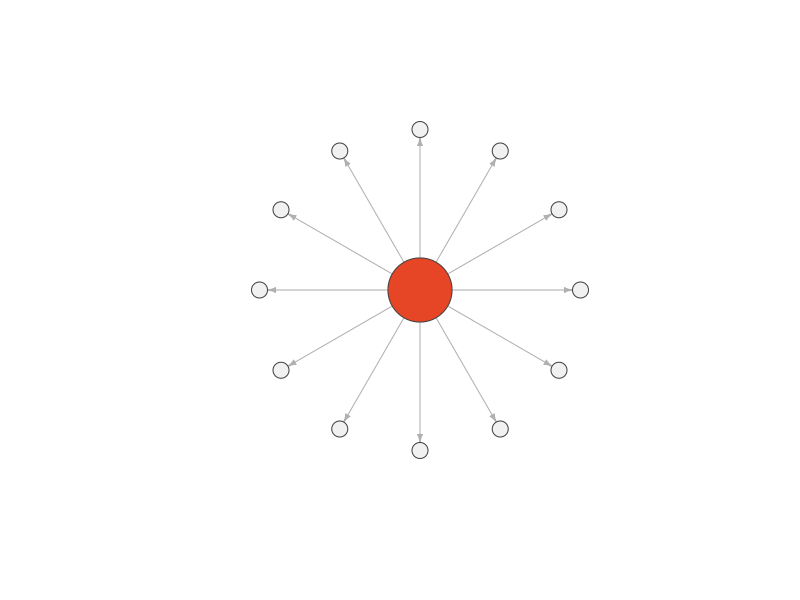
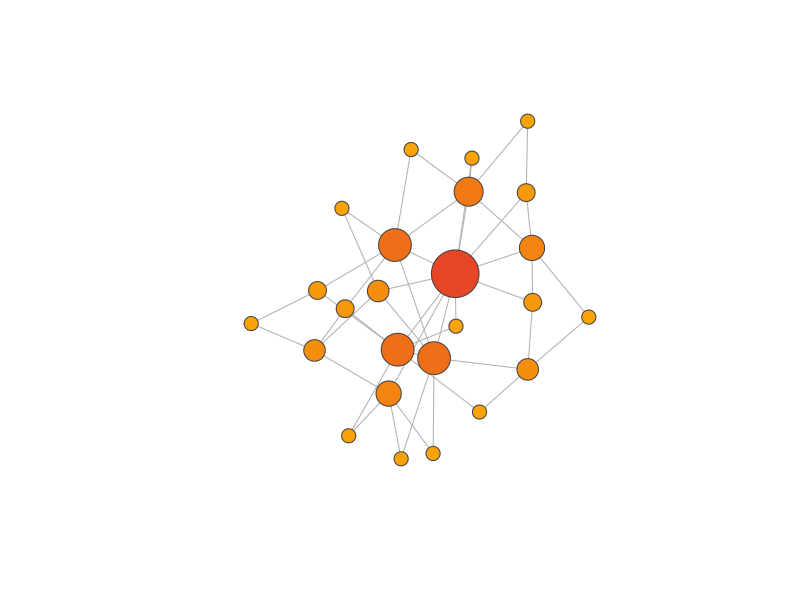

The R source for these figures, in order:
## ---- chunk 1
#| label: fig-broadcast-gatekeeping
#| fig-cap: "Broadcast gatekeeping: one newsroom, many passive recipients"
#| fig-width: 5
#| fig-height: 5
library(igraph)
set.seed(42)
g_broadcast <- make_star(13, mode = "out")
plot(g_broadcast,
     layout = layout_as_star(g_broadcast),
     vertex.size = c(40, rep(10, 12)),
     vertex.color = c("#e64626", rep("#F1F1F1", 12)),
     vertex.label = NA,
     vertex.frame.color = "#424242",
     edge.arrow.size = 0.4,
     edge.color = "#B0B0B0")
## ---- chunk 2
#| label: fig-networked-gatekeeping
#| fig-cap: "Networked gatekeeping: many actors, unequal degrees of power"
#| fig-width: 5
#| fig-height: 5
set.seed(7)
g_networked <- sample_pa(n = 25, power = 1.1, m = 2, directed = FALSE)
deg <- degree(g_networked)
pal <- colorRampPalette(c("#FFB800", "#e64626"))(max(deg) + 1)
plot(g_networked,
     layout = layout_with_fr(g_networked),
     vertex.size = 4 + deg * 2.2,
     vertex.color = pal[deg + 1],
     vertex.label = NA,
     vertex.frame.color = "#424242",
     edge.color = "#B0B0B0")
